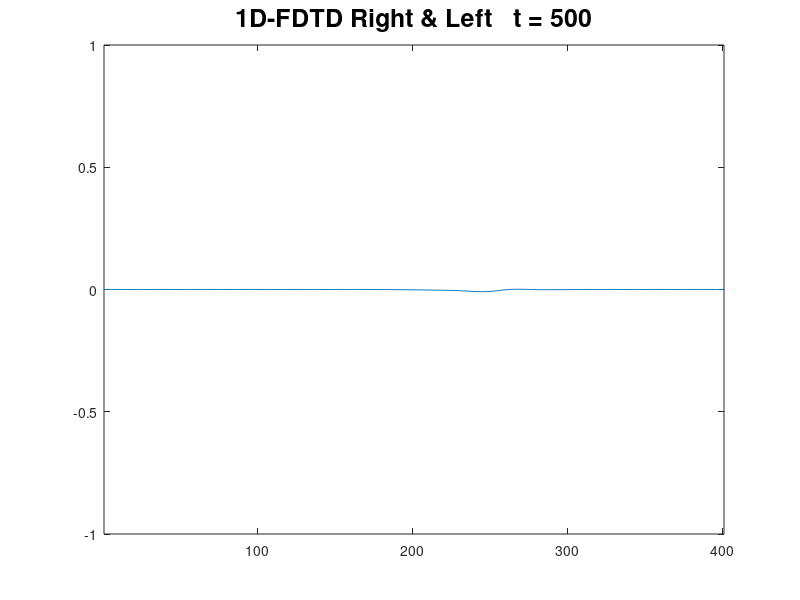

Source code (MATLAB):
%Copied from class example
clc;close all;clear;
%map size&time
max_time=500;
max_space=401;

%parameters
mu = pi*4e-7;
elp = 8.85e-12;
c = sqrt(1/mu/elp); 
wavelength = 523e-9;   %500nm
freq = c/wavelength;

%Unit 
dx = wavelength/20;
dy = dx;
dt = 1/c*((1/dx)^2+(1/dy)^2)^-0.5; %Stability Conditions
resolution_factor=1;
dx = dx * resolution_factor;
max_space = floor(max_space/resolution_factor);

%E H Conditions
Ez=zeros(max_space+1,1);
Hy=zeros(max_space+1,1);
 
Eeta=dt/dx/elp;     %updating variable   
Heta=dt/dx/mu;      %updating variable

%Gaussian Source
t0=100 / resolution_factor;                                                   %Gaussian  start point
spread=15 / resolution_factor;                                                %Gaussian  width
%Ez starting field
Ez(2:max_space,1)= exp(-(t0-(2:max_space)).^2/spread^2);  %Gaussian  function

Z = ((elp/mu)^0.5); % Impedance
dir_mult = -1;
travel_right = true;
if travel_right
    t0 = t0-1;
    dir_mult=1;
end

%Hy starting field
Hy(1:max_space-1,1)= dir_mult*Z*exp(-(t0-(1:max_space-1)).^2/spread^2);  %Gaussian  function


%Boundary Condition
x_conductor = 350;
x_pml = 315; %First x of the pml boundary, then the rest are PML absorption

% PML layers
M = max_space;
ep(1:M)=elp; % permitivity array
mu_ar(1:M)=mu; % pemeability array
%---- PML absorbing boundary condition----
sigma(1:M)=0; % initialize conductivity array
d=M-x_pml; % width of PML layer
m=3; % polynomial order for grading sigma array (pp 292, Taflove)
neta=sqrt(mu/elp); 
R=1e-8; % required reflectivity
sigma_max=-(m+1)*log(R)/(2*neta*d*dx);
Pright=((1:d+1)./d).^m*sigma_max;
sigma(M-d:M)=Pright; % lossy conductivity profile
%sigma(1:d+1)=fliplr(Pright); %Left side of the boundary, skip for now
sigma_star(1:M)=sigma.*mu./elp; % Eq 7.8 Taflove, pp 275
%------------- PML constants ----------------------------------------%
A=((mu_ar-0.5*dt*sigma_star)./(mu_ar+0.5*dt*sigma_star)); 
B=(dt/dx)./(mu_ar+0.5*dt*sigma_star);                          
C=((ep-0.5*dt*sigma)./(ep+0.5*dt*sigma)); 
D=(dt/dx)./(ep+0.5*dt*sigma); 
A=transpose(A);
B=transpose(B);
C=transpose(C);
D=transpose(D);




for n=1:max_time
   
    Hy(1:M-1)=A(1:M-1).*Hy(1:M-1)-B(1:M-1).*(-Ez(1:M-1)+Ez(2:M)); %t=0.5          %equation
   
    %Hy(x_pml:x_pml+n_pml)=Hy(x_pml-1:x_pml+n_pml-1);

    Ez(2:M-1)=C(2:M-1).*Ez(2:M-1)-D(2:M-1).*(Hy(2:M-1)-Hy(1:M-2));     %t=1              %equation 
    
    %Ez(x_pml+1:x_pml+n_pml+1)=Ez(x_pml:x_pml+n_pml);

    %Ez(x_conductor:max_space) = 0;
    
    plot(Ez);
    axis([1 max_space -1 1])
    title(['1D-FDTD Right & Left   ','t = ',num2str(n)],'FontSize',18);
    pause(0.001)

end 



%}
